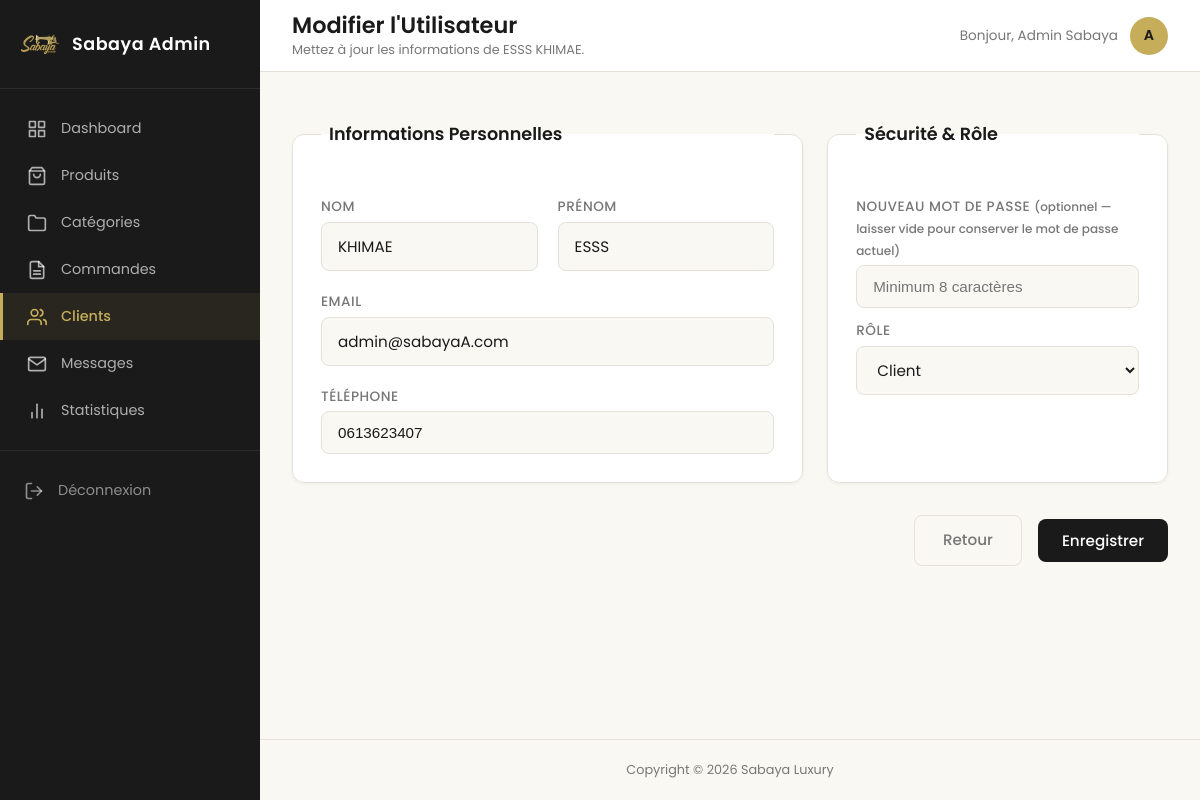
The app's page /sabaya/admin/users/edit.php?id=2 (signed in) with its own data.
### tables this page shows
CREATE TABLE `client` (
  `id_client` int(11) NOT NULL,
  `nom` varchar(100) NOT NULL,
  `prenom` varchar(100) NOT NULL,
  `email` varchar(150) NOT NULL,
  `telephone` varchar(20) NOT NULL,
  `password` varchar(255) NOT NULL,
  `role` enum('admin','client') DEFAULT 'client'
);

### sabaya/models/User.php (called while the page is built, shortened)
<?php
class User
{
    private $pdo;
    public function __construct($pdo)
    {
        $this->pdo = $pdo;
    }
    public function find($id)
    {
        $sql = "SELECT * FROM client
                WHERE id_client = :id";
        $stmt = $this->pdo->prepare($sql);
        $stmt->execute([
            ':id' => $id
        ]);
        return $stmt->fetch();
    }
}

### sabaya/admin/users/edit.php (the view, shortened to what this page needs)
<?php
require_once '../../models/User.php';
$db = new Database();
$pdo = $db->getConnection();
$userModel = new User($pdo);
$id = (int) $_GET['id'];
$user = $userModel->find($id);
?>
<!DOCTYPE html>
<html lang="fr">
<head>
    <link rel="stylesheet" href="../../assets/css/admin.css">
</head>
<body class="admin-dashboard">
    <aside class="sidebar" id="sidebar" aria-label="Menu administration">
        <div class="sidebar-brand">
            <img src="../../assets/images/logo/logo.png" alt="Sabaya Luxury" class="sidebar-logo">
            <span class="sidebar-title">Sabaya Admin</span>
        </div>
        <nav aria-label="Navigation principale admin">
            <ul class="sidebar-nav">
                <li class="nav-item">
                    <a href="../dashboard.php">
                        <span>Dashboard</span>
                    </a>
                </li>
                <li class="nav-item">
                    <a href="../products/list.php">
                        <svg width="20" height="20" viewBox="0 0 24 24" fill="none" stroke="currentColor" stroke-width="2" stroke-linecap="round" stroke-linejoin="round" aria-hidden="true"><path d="M6 2L3 6v14a2 2 0 002 2h14a2 2 0 002-2V6l-3-4z"/><line x1="3" y1="6" x2="21" y2="6"/><path d="M16 10a4 4 0 01-8 0"/></svg>
                        <span>Produits</span>
                    </a>
                </li>
                <li class="nav-item">
                    <a href="../categories/list.php">
                        <svg width="20" height="20" viewBox="0 0 24 24" fill="none" stroke="currentColor" stroke-width="2" stroke-linecap="round" stroke-linejoin="round" aria-hidden="true"><path d="M22 19a2 2 0 01-2 2H4a2 2 0 01-2-2V5a2 2 0 012-2h5l2 3h9a2 2 0 012 2z"/></svg>
                        <span>Catégories</span>
                    </a>
                </li>
                <li class="nav-item">
                    <a href="../orders/list.php">
                        <span>Commandes</span>
                    </a>
                </li>
                <li class="nav-item active">
                    <a href="list.php" aria-current="page">
                        <span>Clients</span>
                    </a>
                </li>
                <li class="nav-item">
                    <a href="../contact/list.php">
                        <svg width="20" height="20" viewBox="0 0 24 24" fill="none" stroke="currentColor" stroke-width="2" stroke-linecap="round" stroke-linejoin="round" aria-hidden="true"><path d="M4 4h16c1.1 0 2 .9 2 2v12c0 1.1-.9 2-2 2H4c-1.1 0-2-.9-2-2V6c0-1.1.9-2 2-2z"/><polyline points="22,6 12,13 2,6"/></svg>
                        <span>Messages</span>
                    </a>
                </li>
                <li class="nav-item">
                    <a href="../statistics/index.php">
                        <svg width="20" height="20" viewBox="0 0 24 24" fill="none" stroke="currentColor" stroke-width="2" stroke-linecap="round" stroke-linejoin="round" aria-hidden="true"><line x1="18" y1="20" x2="18" y2="10"/><line x1="12" y1="20" x2="12" y2="4"/><line x1="6" y1="20" x2="6" y2="14"/></svg>
                        <span>Statistiques</span>
                    </a>
                </li>
            </ul>
        </nav>
        <div class="sidebar-footer">
            <a href="../../auth/logout.php" class="logout-btn">
                <svg width="20" height="20" viewBox="0 0 24 24" fill="none" stroke="currentColor" stroke-width="2" stroke-linecap="round" stroke-linejoin="round" aria-hidden="true"><path d="M9 21H5a2 2 0 01-2-2V5a2 2 0 012-2h4"/><polyline points="16 17 21 12 16 7"/><line x1="21" y1="12" x2="9" y2="12"/></svg>
                <span>Déconnexion</span>
            </a>
        </div>
    </aside>
    <div class="admin-main-wrapper">
        <header class="admin-top-header">
            <div class="header-title-block">
                <h1>Modifier l'Utilisateur</h1>
                <p class="header-subtitle">Mettez à jour les informations de <?= htmlspecialchars($user['prenom']) ?> <?= htmlspecialchars($user['nom']) ?>.</p>
            </div>
            <div class="header-user" style="margin-left: auto;">
                <span class="user-greeting">Bonjour, <?= htmlspecialchars(isset($_SESSION['user_name']) ? $_SESSION['user_name'] : 'Admin') ?></span>
                <a href="../../auth/profile.php" class="user-avatar" aria-label="Mon profil">
                    <?= strtoupper(substr(isset($_SESSION['user_name']) ? $_SESSION['user_name'] : 'A', 0, 1)) ?>
                </a>
            </div>
        </header>
        <main class="admin-content">
            <section aria-label="Formulaire de modification d'utilisateur">
                <form method="post" class="luxury-form">
                    <div class="form-grid">
                        <fieldset class="form-card">
                            <legend>Informations Personnelles</legend>
                            <div class="form-row-2">
                                <div class="form-group">
                                    <label for="nom">Nom</label>
                                    <input type="text" id="nom" name="nom" required placeholder="Ex: Benali" value="<?= htmlspecialchars($user['nom']) ?>">
                                </div>
                                <div class="form-group">
                                    <label for="prenom">Prénom</label>
                                    <input type="text" id="prenom" name="prenom" required placeholder="Ex: Sara" value="<?= htmlspecialchars($user['prenom']) ?>">
                                </div>
                            </div>
                            <div class="form-group">
                                <label for="email">Email</label>
                                <input type="email" id="email" name="email" required placeholder="Ex: sara@example.com" value="<?= htmlspecialchars($user['email']) ?>">
                            </div>
                            <div class="form-group">
                                <label for="telephone">Téléphone</label>
                                <input type="tel" id="telephone" name="telephone" placeholder="Ex: 06XXXXXXXX" value="<?= htmlspecialchars($user['telephone'] ?? '') ?>">
                            </div>
                        </fieldset>
                        <fieldset class="form-card">
                            <legend>Sécurité & Rôle</legend>
                            <div class="form-group">
                                <label for="password">Nouveau mot de passe <span style="font-size:0.75rem;color:var(--clr-text-muted);text-transform:none;letter-spacing:0;">(optionnel — laisser vide pour conserver le mot de passe actuel)</span></label>
                                <input type="password" id="password" name="password" placeholder="Minimum 8 caractères" autocomplete="new-password">
                            </div>
                            <div class="form-group">
                                <label for="role">Rôle</label>
                                <select id="role" name="role" required>
                                    <option value="client" <?= ($user['role'] === 'client') ? 'selected' : '' ?>>Client</option>
                                </select>
                            </div>
                        </fieldset>
                    </div>
                    <div class="form-actions">
                        <a href="list.php" class="btn-secondary">Retour</a>
                        <button type="submit" class="btn-primary">Enregistrer</button>
                    </div>
                </form>
            </section>
        </main>
        <footer class="admin-footer">
            <p>Copyright &copy; 2026 Sabaya Luxury</p>
        </footer>
    </div>
</body>
</html>

### records on screen
client: prenom "ESSS", nom "KHIMAE", email "admin@sabayaA.com", telephone "0613623407", role "Client"

### other values on screen
isset($_SESSION['user_name']) ? $_SESSION['user_name'] : 'Admin' "Admin Sabaya"
